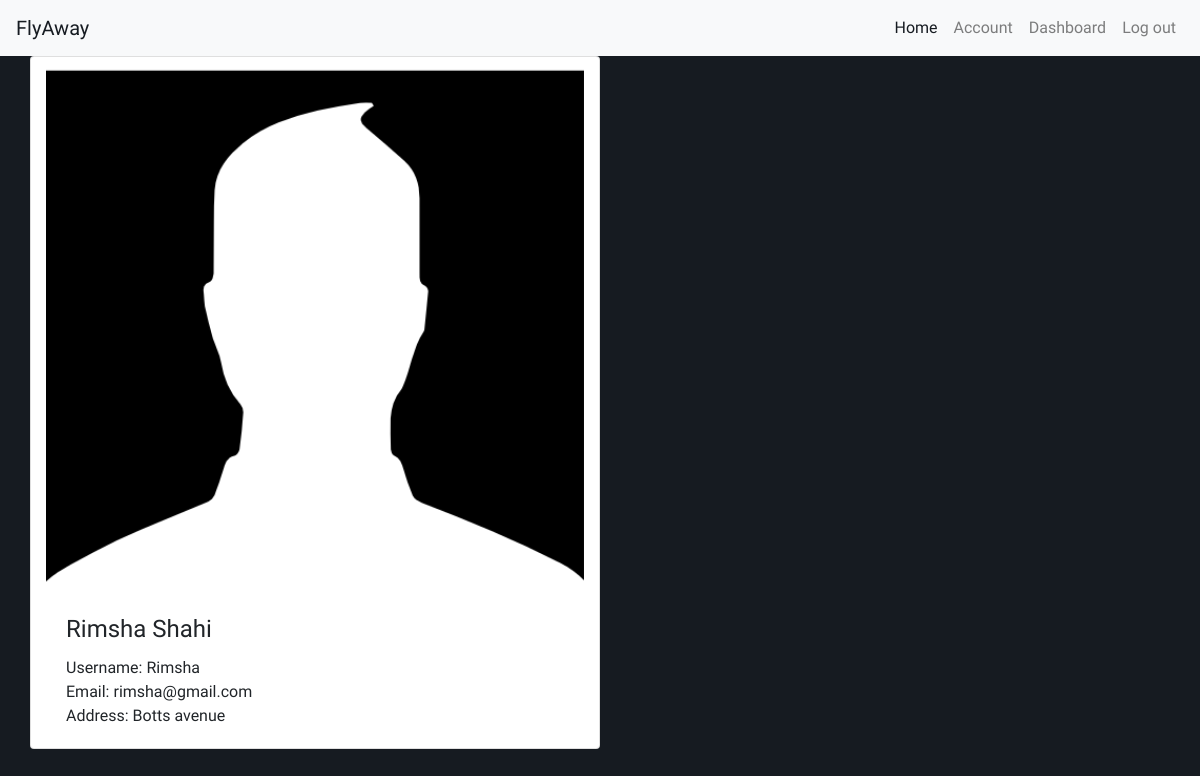
Screenshot of /useraccount.php (signed in) with the database file from the repository.
### tables this page shows
CREATE TABLE `userinformation` (
  `userID` int(11) NOT NULL,
  `Username` varchar(30) NOT NULL,
  `Password` varchar(30) NOT NULL,
  `Firstname` varchar(30) NOT NULL,
  `Lastname` varchar(30) NOT NULL,
  `Email` varchar(50) NOT NULL,
  `Address` varchar(100) NOT NULL
);

### useraccount.php (the view, shortened to what this page needs)
<?php
include 'connection.php';
if (isset($_SESSION['Username'])) {
    $accountinfo=$_SESSION['Username'];
    $result = mysqli_query($conn,"select userID, Username, Password, Firstname, Lastname, Email, Address FROM userinformation WHERE Username = '$accountinfo' ");
    while ($row = $result->fetch_assoc()) {
        $username = $row["Username"];
        $firstname = $row["Firstname"];
        $lastname = $row["Lastname"];
        $email = $row["Email"];
        $address = $row["Address"];
   }
}
?>
<html>
    <head>
        <link rel="stylesheet" href="css/bootstrap.min.css">
        <link rel="stylesheet" href="https://maxcdn.bootstrapcdn.com/bootstrap/4.2.1/css/bootstrap.min.css">
        <link rel="stylesheet" href="https://www.w3schools.com/lib/w3-colors-flat.css">
    </head>
    <body style="font-family: 'Yatra One'; background-color: #161b21">
        <nav class="navbar navbar-expand-sm navbar-light bg-light " >
            <a class="navbar-brand" href="index.php" style="color:#161b21 ">FlyAway</a>
            <div class="collapse navbar-collapse" id="collapsibleNavId">
                <ul class="navbar-nav ml-auto mt-2 mt-lg-0">
                    <li class="nav-item active">
                        <a class="nav-link" href="index.php" style="color:#161b21 ">Home <span class="sr-only">(current)</span></a>
                    </li>
                    <?php
                    if (isset($_SESSION['Username']))
                    {
                        echo ' <div class="nav-item "> <a class="nav-link" href="useraccount.php" style="color#161b21">Account</a></div>';
                        echo ' <div class="nav-item "> <a class="nav-link" href="dashboard.php" style="color#161b21">Dashboard</a></div>';
                        echo ' <div class="nav-item "> <a class="nav-link" href="logout.php" style="color#161b21">Log out</a></div>';
                    }
                    else
                    {
                        echo ' <div class="nav-item "> <a class="nav-link" href="Signup.php" style="color#161b21">Sign up or Log in</a></div>';
                    }
                    ?>
                </ul>
            </div>
        </nav>
<div class="container">
    <div class="row">
        <div class="card col-md-6" style="width: 18rem; align-content: center">
            <img class="card-img-top" src="images/userimg.png" alt="Card image cap">
            <div class="card-body">
                <h4 class="card-title"><?php echo $firstname . " " . $lastname ?>
                </h4>
                <p class="card-text"><?php
                    echo 'Username: ' . $username;
                    echo '<br>Email: ' . $email;
                    echo '<br>Address: ' . $address;
                    ?></p>
            </div>
        </div>
    </div>
</div>
    </body>
</html>

### rows the page displays
userinformation: Firstname "Rimsha", Lastname "Shahi", Username "Rimsha", Email "rimsha@gmail.com", Address "Botts avenue"
